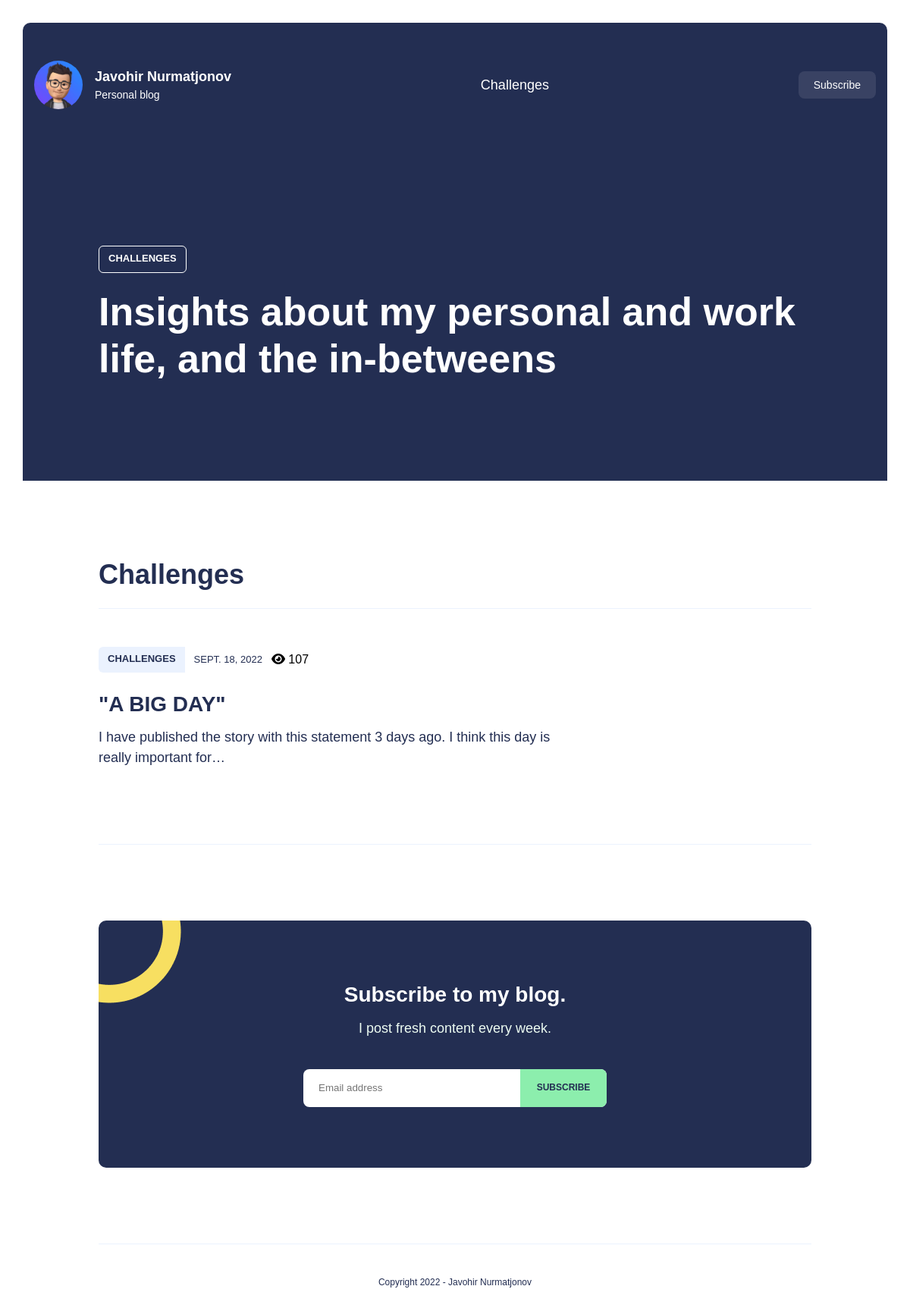
The app's page /category/challenges/ with its own data.
### main/models.py (models this page shows, shortened)
class Category(models.Model):
    title = models.CharField(max_length=100, null=False, blank=False, verbose_name='Title')
    slug = models.SlugField(unique=True, null=True, verbose_name='Slug')
    def get_absolute_url(self):
        return reverse('category', kwargs={'slug': self.slug})
    class Meta:
        verbose_name = 'Category'
        verbose_name_plural = 'Categories'
        ordering = ['title']

class Article(models.Model):
    image = models.ImageField(upload_to='article_images/', verbose_name='Image')
    title = models.CharField(max_length=255, null=False, blank=False, verbose_name='Title')
    description_lite = models.TextField(verbose_name='Description lite')
    description = RichTextField(verbose_name='Description')
    category = models.ForeignKey(Category,
                                 on_delete=models.CASCADE,
                                 verbose_name='Category',
                                 related_name='articles')
    created_at = models.DateTimeField(auto_now_add=True, verbose_name='Created at')
    views = models.IntegerField(default=0, verbose_name='Views')
    slug = models.SlugField(unique=True, null=True)
    def get_absolute_url(self):
        return reverse('article_detail', kwargs={'slug': self.slug})
    class Meta:
        verbose_name = 'Article'
        verbose_name_plural = 'Articles'
        ordering = ['-created_at', 'category']

### main/views.py (the view)
# urls.py: path('category/<slug:slug>/', category_view, name='category'),
def category_view(request, slug):
    context = {}
    category = Category.objects.get(slug=slug)
    articles = Article.objects.filter(category=category)
    context['category'] = category
    context['articles'] = articles
    return render(request, 'main/category.html', context)

### main/templatetags/main_tags.py (called while the page is built)
@register.simple_tag()
def get_categories():
    categories = Category.objects.all()
    return categories

### main/templates/main/category.html (shortened to what this page needs)
{% extends 'base.html' %}
{% block header_subtitle %}
<div>
    <a href="{{ category.get_absolute_url }}" class="secondary-badge">{{ category.title }}</a>
</div>
{% endblock %}
{% block main %}
<section class="news">
    <div class="container">
        <h3 class="news__title">
            {{ category.title }}
        </h3>
        {% for article in articles %}
        {% include 'main/components/_card.html' %}
        {% endfor %}
    </div>
</section>
{% endblock %}

### templates/layouts/_header.html
{% load main_tags static %}
{% get_categories as categories %}
<nav class="navbar">
    <div class="container-lg">
        <div class="navbar-content">
            <div>
                <a href="{% url 'home' %}" class="header__logo">
                    <img src="{% static 'main/img/myblog.jpg' %}" alt="" width="64px" height="64px"
                         style="border-radius: 100%;">
                    <div class="header__logo-text">
                        <span>javohir nurmatjonov</span>
                        <small>Personal blog</small>
                    </div>
                </a>
            </div>
            <ul class="header__navigation">
                {% for category in categories %}
                <li class="list__item"><a href="{{ category.get_absolute_url }}" class="item__link">
                    {{ category.title }}
                </a></li>
                {% endfor %}
            </ul>
            <div>
                <a href="" class="main-btn">
                    Subscribe
                </a>
            </div>
        </div>
    </div>
</nav>

### main/templates/main/components/_card.html
 <div class="card">
            <div class="card__container">
                <div class="card__content">
                    <div class="card__header">
                        <div>
                            <a href="" class="main-badge">{{ article.category.title }}</a>
                        </div>
                        <div class="card__date">
                            {{ article.created_at|date }}
                        </div>
                        <div class="card__views">
                            <i class="fa-solid fa-eye"></i> {{ article.views }}
                        </div>
                    </div>
                    <div class="card__body">
                        <h3 class="card__title">
                            <a href="{{ article.get_absolute_url }}" class="card__title-link">
                                {{ article.title }}
                            </a>
                        </h3>
                        <p class="card__text">
                            {{ article.description_lite|truncatechars:100 }}
                        </p>
                    </div>
                </div>
                <div class="card__img"
                     style="background-image: url('{{ article.image.url }}')"></div>
            </div>
        </div>

### main/static/main/css/style.css (style rules this page uses)
* { margin: 0; padding: 0; box-sizing: border-box; font-family: "Graphik", sans-serif; }
.navbar { padding: 50px 0; }
.container-lg { max-width: 1140px; padding: 0 15px; margin: 0 auto; }
.container { max-width: 970px; padding: 0 15px; margin: 0 auto; }
.navbar-content { display: flex; justify-content: space-between; align-items: center; }
.header__logo { color: #ffffff; text-decoration: none; display: flex; align-items: center; justify-content: flex-start; gap: 16px; }
.header__logo-text { display: flex; flex-direction: column; align-items: flex-start; justify-content: center; gap: 5px; }
.header__logo-text > span { text-transform: capitalize; font-size: 18px; font-weight: 600; }
.header__logo-text > small { font-size: 14px; font-weight: 300; }
.header__navigation { display: flex; gap: 40px; list-style: none; }
.list__item > .item__link { text-decoration: none; font-size: 18px; font-weight: 400; color: #ffffff; }
.main-btn { display: inline-flex; padding: 10px 20px; background-color: #394263; border-radius: 8px; color: #ffffff; text-decoration: none; font-size: 14px; }
.news { padding: 100px 0; }
.news__title { font-weight: 700; font-size: 36px; line-height: 48px; color: #232E52; }
.news__title::after { content: ''; display: block; width: 100%; height: 1px; background: #EBF2FE; margin-top: 20px; }
.card__container { padding: 50px 0; display: flex; align-items: flex-start; gap: 60px; }
.card::after { content: ''; display: block; width: 100%; height: 1px; background: #EBF2FE; }
.card__content { width: 68%; }
.card__header { display: flex; align-items: center; gap: 12px; margin-bottom: 24px; }
.main-badge { display: inline-flex; flex-direction: row; justify-content: center; align-items: center; padding: 8px 12px 10px; gap: 10px; background: #EBF2FE; border-radius: 6px 0px 0px 6px; font-weight: 600; font-size: 13px; line-height: 120%; text-align: center; text-transform: uppercase; color: #232E52; text-decoration: none; }
.secondary-badge { display: inline-flex; flex-direction: row; justify-content: center; align-items: center; padding: 8px 12px 10px; gap: 10px; background: transparent; border: 1px solid #ffffff; border-radius: 6px; font-weight: 600; font-size: 13px; line-height: 120%; text-align: center; text-transform: uppercase; color: #ffffff; text-decoration: none; }
.card__date { display: inline-block; font-weight: 500; font-size: 13px; line-height: 120%; text-align: center; text-transform: uppercase; color: #232E52; }
.card__title { margin-bottom: 12px; }
.card__title > .card__title-link { font-weight: 700; font-size: 28px; line-height: 130%; color: #232E52; text-decoration: none; }
.card__text { font-weight: 400; font-size: 18px; line-height: 150%; color: #232E52; }
.card__img { width: 32%; height: 210px; background-repeat: no-repeat; background-size: cover; background-position: center center; border-radius: 8px; }

### records on screen
Category: title "Challenges", title "CHALLENGES"
Article: category "CHALLENGES", created_at "SEPT. 18, 2022", views "107", title "\"A BIG DAY\"", description_lite "I have published the story with this statement 3 days ago. I think this day is really important for…"
